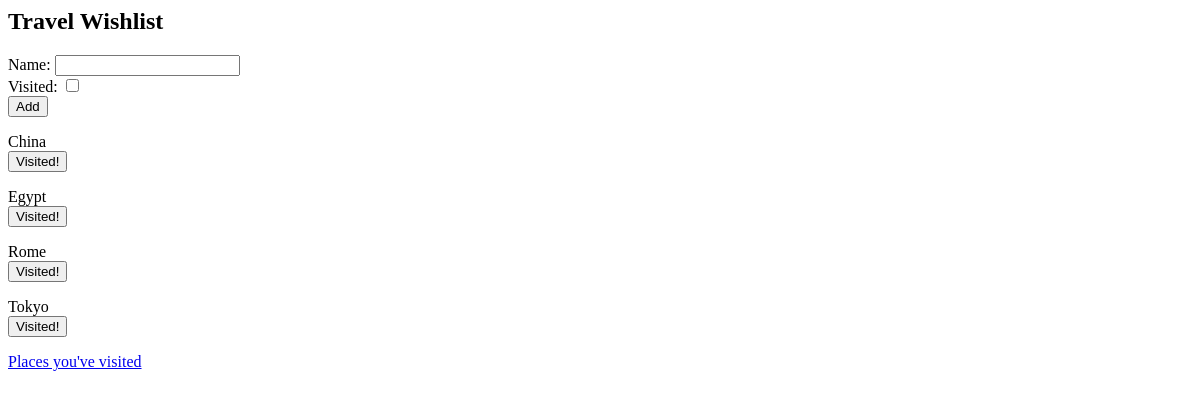
The app's page /, older data.
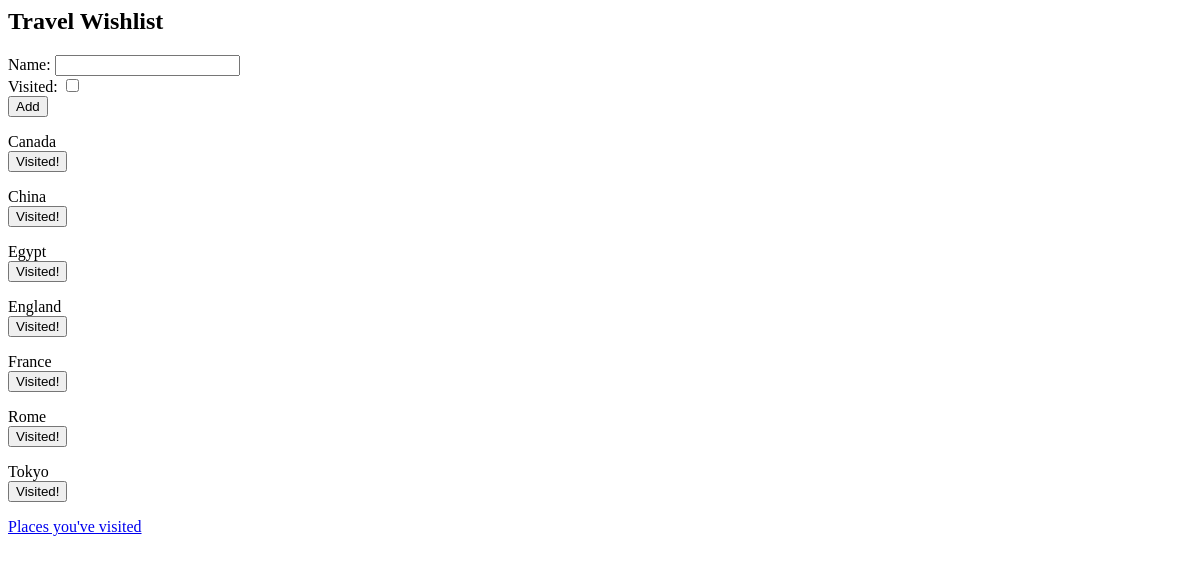
The same page, newer data.
### travel_wishlist/models.py (models this page shows, shortened)
class Place(models.Model):
    name = models.CharField(max_length=200)
    visited = models.BooleanField(default=False) # assume the user is creating a input they havent been to yet

### travel_wishlist/views.py (the view, shortened to what this page needs)
# urls.py: path('', views.place_list, name='place_list'),
def place_list(request):
    places = Place.objects.filter(visited=False).order_by('name') # get all the places from the database, and store them in a variable called places
    new_place_form = NewPlaceForm() # create a new instance of the NewPlaceForm, and store it in a variable called new_place_form
    return render(request, 'travel_wishlist/wishlist.html', {'places': places, 'new_place_form': new_place_form})

### travel_wishlist/forms.py
class NewPlaceForm(forms.ModelForm):
    class Meta:
        model = Place
        fields = ('name', 'visited')

### travel_wishlist/templates/travel_wishlist/wishlist.html (shortened to what this page needs)
<h2>Travel Wishlist</h2>
<form method="POST" action="{% url 'place_list' %}">
    {{ new_place_form }}
    <button type="submit">Add</button>
</form>
{% for place in places %}
<div>
    {{ place.name }}
    <form method="POST" action="{% url 'place_was_visited' place.pk %}">
        <button>Visited!</button>
    </form>
</div>
{% empty %}
<p> You have no places in your wishlist</p>
{% endfor %}
<a href="{% url 'places_visited' %}">Places you've visited</a>

Row changes from the older to the newer data that the page shows:
added Place: name "Canada"
added Place: name "England"
added Place: name "France"
